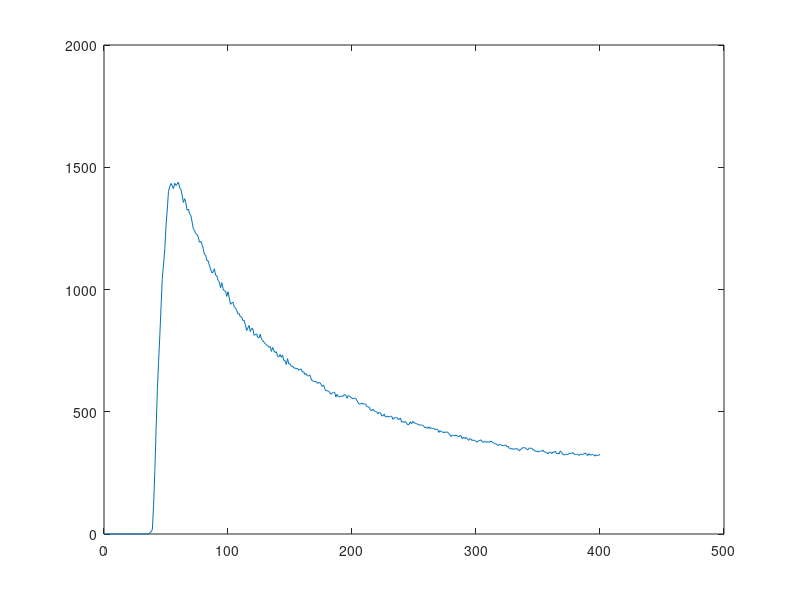

The MATLAB source for this figure: (Note: this script raises an error after producing the figure.)
load('quench_to_Omega_01.mat')
Nv = mean(Nvt(:,9:12),2);
plot(t_1,Nv)
t = t_1(60:401);
N = Nv(60:401);

x = linspace(40,450);
a = 2.255e+03;
b = -0.0181;
c = 766.4057;
d = -0.0023;
y = a*exp(b*x)+c*exp(d*x);
nu = -x./y.*(a*b*exp(b*x)+c*d*exp(d*x));

tiledlayout("horizontal",'Padding','compact','TileSpacing', 'compact');
nexttile
plot(t,N,'ko','MarkerSize',6,'MarkerFaceColor','auto')
hold on
plot(x,y,'r--','LineWidth',1.5)
xlabel('$t$','Interpreter','latex','FontSize',16)
ylabel('$N(t)$','Interpreter','latex','fontsize',16)

nexttile
plot(x,nu,'b-','LineWidth',2)
xlabel('$t$','Interpreter','latex','FontSize',16)
ylabel('$\alpha$','Interpreter','latex','FontSize',16)
xlim([0 400])
ylim([0 1])

